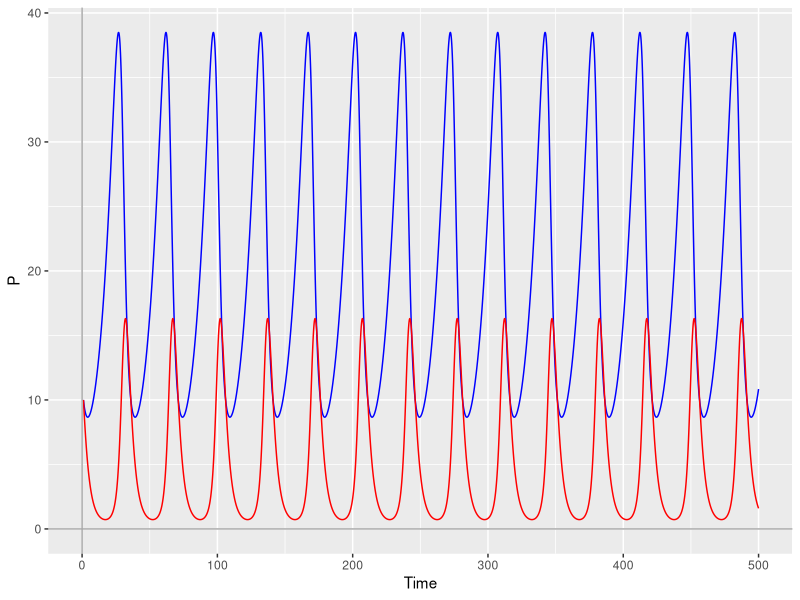

This figure's R source:
## Predator-Prey interactions
install.packages("deSolve")
library(deSolve)
library(ggplot2)

#LV logistic growth function

LG <- function(t,state,parameters){ ##logistic grown function, that takes a set of parameter values, initial conditions and a time sequence
  with(as.list(c(state, parameters)),{ ##"with" is a function that allows us to use the variable names directly - it looks for r, K and P in state and parameters
    dP <- r*(1-P/K)*P ##this is our logistic equation governing the rate of change of P
    return(list(dP)) ## return the rate of change - it needs to be a list
  }) # end with(as.list ...
}

# LV Predator-Prey model

LV <- function(t,state,parameters){ ##lotka voltera function function, that takes a set of parameter values, initial conditions and a time sequence
  with(as.list(c(state, parameters)),{ ##"with" is a function that allows us to use the variable names directly - it looks for r, K and P in state and parameters
    dx <- alpha * x - beta * x* y ## prey population equation 
    dy <- delta * x * y - gamma * y ## predator population
    return(list(c(dx, dy))) ## return the rate of change - it needs to be a list
  }) # end with(as.list ...
}

state <- c(x=10, y = 10) ## the initial population values of prey and predator populations
parameters <- c(alpha = 0.1, beta = 0.02, delta = 0.02, gamma = 0.4) ## the equation parameters
times <-  seq(from = 1, to = 500, by = 0.1) ##a sequence of time steps – uses function seq()
out <- ode(y= state, times = times, func = LV, parms = parameters)
out.df <- data.frame(out)

#plot the output
ggplot(data = out.df)+
  geom_line(mapping=aes(x=time,y=x),color="blue") +
  geom_line(mapping=aes(x=time,y=y),color="red") +
  geom_hline(yintercept=0,color="darkgrey") +
  geom_vline(xintercept=0,color="darkgrey") +
  labs(x = "Time", y = "P")
